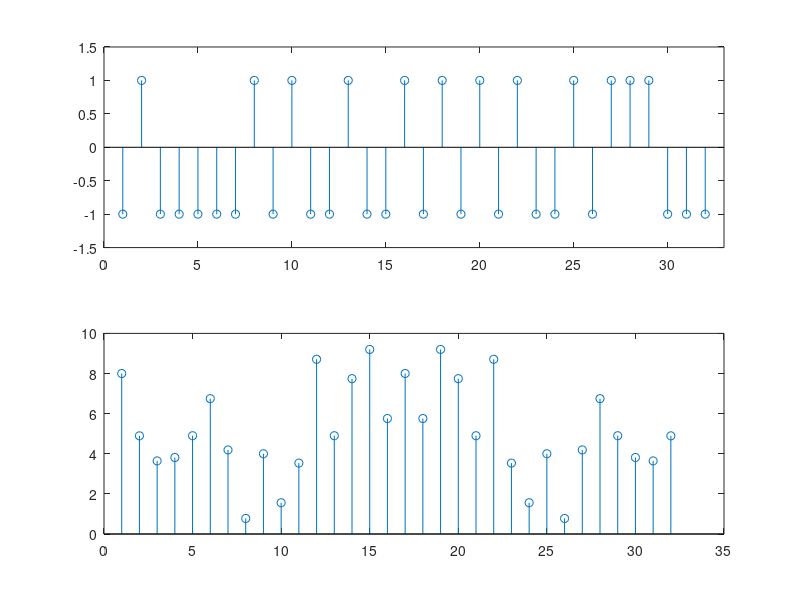

This chart was generated by the following MATLAB code:
N = 32;

x = rand([1 N])-0.5;

x(find(x>=0)) =1;
x(find(x<0)) =-1;


y = fft(x);

figure, subplot(2,1,1); stem([1:N],x)
axis([0,N+1,-1.5,1.5])
subplot(2,1,2); stem([1:N],abs(y))



